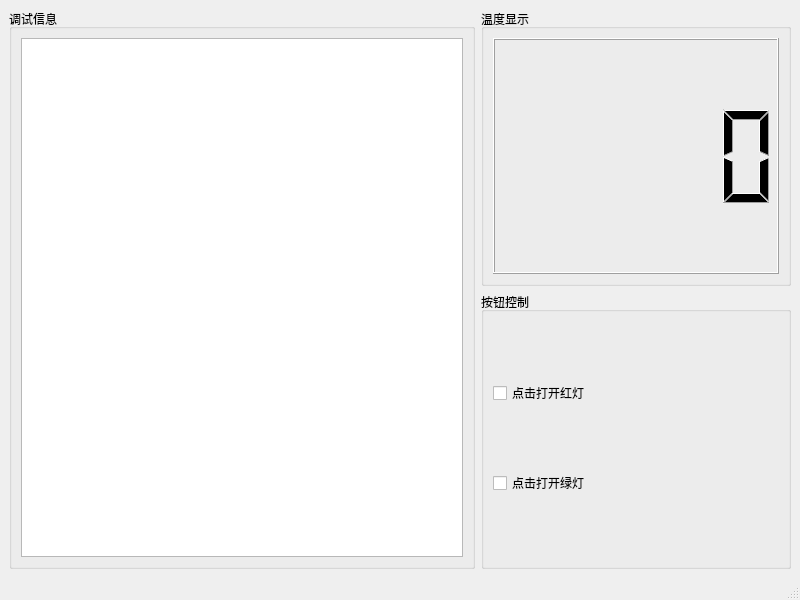
<?xml version="1.0" encoding="UTF-8"?>
<ui version="4.0">
 <class>MainWindow</class>
 <widget class="QMainWindow" name="MainWindow">
  <property name="geometry">
   <rect>
    <x>0</x>
    <y>0</y>
    <width>800</width>
    <height>600</height>
   </rect>
  </property>
  <property name="windowTitle">
   <string>MainWindow</string>
  </property>
  <widget class="QWidget" name="centralwidget">
   <layout class="QHBoxLayout" name="horizontalLayout" stretch="3,2">
    <item>
     <widget class="QGroupBox" name="groupBox_3">
      <property name="title">
       <string>调试信息</string>
      </property>
      <layout class="QGridLayout" name="gridLayout_2">
       <item row="0" column="0">
        <widget class="QPlainTextEdit" name="debugOutput">
         <property name="readOnly">
          <bool>true</bool>
         </property>
        </widget>
       </item>
      </layout>
     </widget>
    </item>
    <item>
     <layout class="QVBoxLayout" name="verticalLayout_2">
      <item>
       <widget class="QGroupBox" name="groupBox">
        <property name="title">
         <string>温度显示</string>
        </property>
        <layout class="QGridLayout" name="gridLayout">
         <item row="0" column="0">
          <widget class="QLCDNumber" name="tempNum"/>
         </item>
        </layout>
       </widget>
      </item>
      <item>
       <widget class="QGroupBox" name="groupBox_2">
        <property name="title">
         <string>按钮控制</string>
        </property>
        <layout class="QVBoxLayout" name="verticalLayout">
         <item>
          <widget class="QCheckBox" name="redLED">
           <property name="text">
            <string>点击打开红灯</string>
           </property>
          </widget>
         </item>
         <item>
          <widget class="QCheckBox" name="greenLED">
           <property name="text">
            <string>点击打开绿灯</string>
           </property>
          </widget>
         </item>
        </layout>
       </widget>
      </item>
     </layout>
    </item>
   </layout>
  </widget>
  <widget class="QMenuBar" name="menubar">
   <property name="geometry">
    <rect>
     <x>0</x>
     <y>0</y>
     <width>800</width>
     <height>33</height>
    </rect>
   </property>
  </widget>
  <widget class="QStatusBar" name="statusbar"/>
 </widget>
 <resources/>
 <connections/>
</ui>
